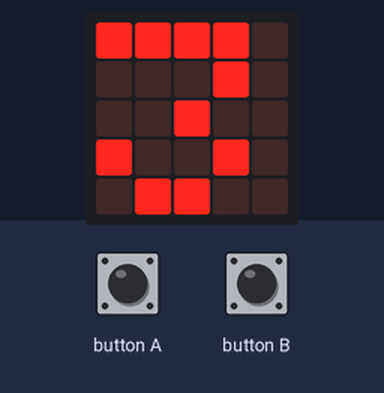
Bench run of a program on a simulated BBC micro:bit (MakeCode). Parts: the board's 5×5 LED display. Inputs (shaded band) come from the test bench. Random numbers come from a fixed seed.

Above: at 0.1 s.
3.0 s: button B pressed for 0.15 s
At 3.7 s:
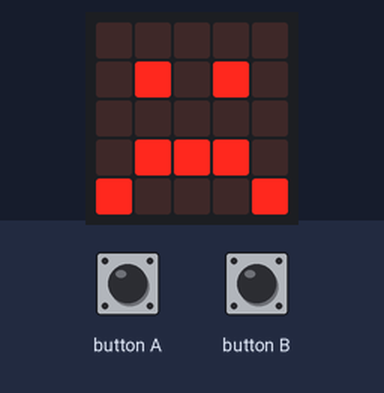
Timing chart, 0 to 6.0 s (numbered marks = the images above; inputs shaded):
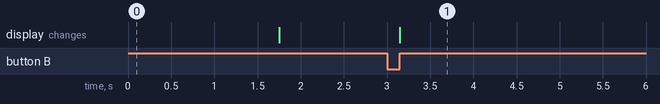

Measured:
- after the input at 3.0 s, the display: changes after 0.15 s (image 1)

The program:

main.ts
```typescript
input.onButtonPressed(Button.A, function () {
    // con esto sumamos uno porque le hemos dado al botón y por tanto sumamos 1 a las veces que hemos pulsado
    respuesta += 1
})
input.onButtonPressed(Button.B, function () {
    if (respuesta == numeroAleatorio) {
        basic.showIcon(IconNames.Happy)
    } else {
        basic.showIcon(IconNames.Sad)
    }
})
let respuesta = 0
let numeroAleatorio = 0
numeroAleatorio = randint(1, 9)
// vale cero porque le he dado 0 veces al botón A al principio del juego
respuesta = 0
basic.showNumber(numeroAleatorio)
basic.pause(1000)
basic.clearScreen()
```

test.ts
```typescript
// aquí va el archivo "tests"; esto no se compilará cuando este paquete se utilice como una extensión.
```
